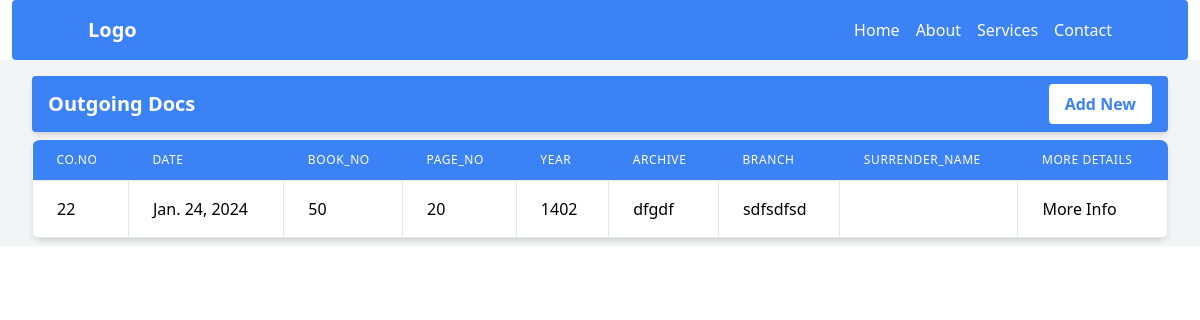
/records/outgoingDoc/, run on an earlier commit of the app's database.
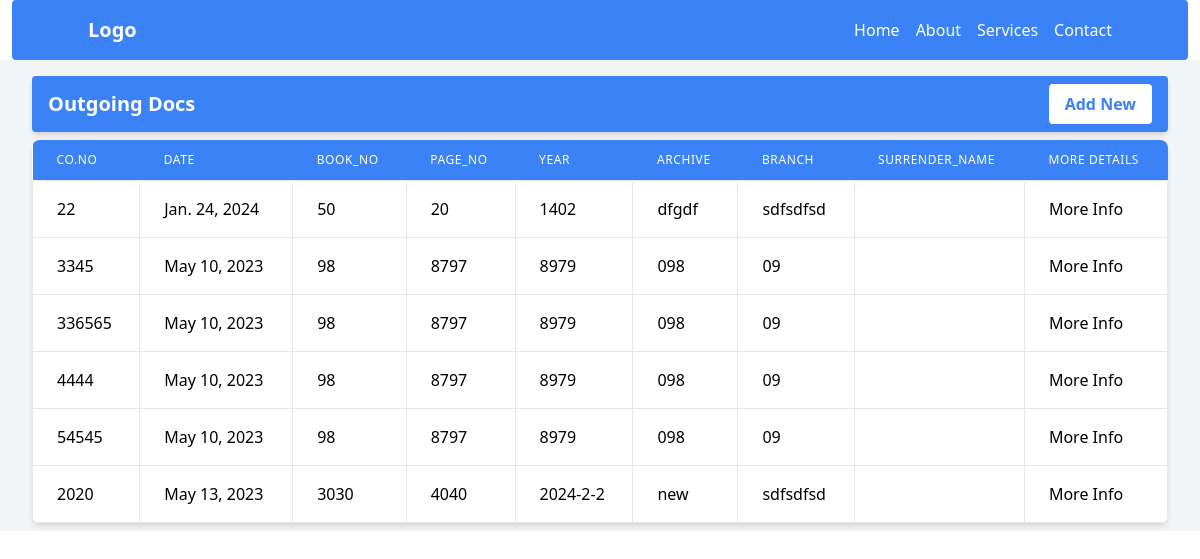
And on a later commit of the database.
### records/models.py (models this page shows, shortened)
class IncomingDoc(models.Model):
    continuos_number = models.IntegerField(unique=True)
    book_no = models.IntegerField()
    page_no = models.IntegerField()
    year    = models.CharField(max_length=20, null=True, blank=True)
    archive = models.CharField(max_length=200, null=True, blank=True)
    branch  = models.CharField(max_length=200, null=True, blank=True)
    date = models.DateField(null=True, blank= True)
    sender = models.CharField(max_length=200)
    receiver = models.CharField(max_length=200)
    number = models.IntegerField()
    Surrender_name =models.CharField(max_length=200)
    Surrender_date = models.DateField()
    register_number = models.IntegerField()
    image = models.ImageField(upload_to="records/incomingdocs/images", null=True, blank=True)
    remarks = models.TextField()

### records/views.py (the view)
# urls.py: path('outgoingDoc/', views.outgoingDoc, name='outgoingDoc'),
def outgoingDoc(request):
    outgoingDocs = IncomingDoc.objects.all()
    return render (request, 'records/outgoingDocs.html', {
        'outgoingDocs': outgoingDocs,
        })

### records/templates/records/outgoingDocs.html
{% extends 'base.html' %}
{% load static %}
{% block content %}
    <div class=" bg-gray-100 flex flex-col items-start justify-center py-2 px-8">
        <div class="p-4 py-2  my-2 rounded text-white bg-blue-500 flex justify-between items-center shadow-md overflow-hidden w-full">
            <h4 class="text-xl font-bold">Outgoing Docs</h4>
            <a href="{% url 'records:addOutgoingDoc' %}">
                <button class="bg-white text-blue-500 hover:text-white hover:bg-blue-700 font-bold px-4 py-2 rounded">Add New</button>
            </a>
        </div>
        <div class="bg-white shadow-md rounded-lg overflow-hidden w-full">
            <table class="min-w-full">
                <thead>
                    <tr>
                        <th class="px-6 py-3 bg-blue-500 text-left text-xs leading-4 font-medium text-white uppercase tracking-wider">Co.No</th>
                        <th class="px-6 py-3 bg-blue-500 text-left text-xs leading-4 font-medium text-white uppercase tracking-wider">Date</th>
                        <th class="px-6 py-3 bg-blue-500 text-left text-xs leading-4 font-medium text-white uppercase tracking-wider">Book_no</th>
                        <th class="px-6 py-3 bg-blue-500 text-left text-xs leading-4 font-medium text-white uppercase tracking-wider">Page_no</th>
                        <th class="px-6 py-3 bg-blue-500 text-left text-xs leading-4 font-medium text-white uppercase tracking-wider">Year</th>
                        <th class="px-6 py-3 bg-blue-500 text-left text-xs leading-4 font-medium text-white uppercase tracking-wider">Archive</th>
                        <th class="px-6 py-3 bg-blue-500 text-left text-xs leading-4 font-medium text-white uppercase tracking-wider">Branch</th>
                        <th class="px-6 py-3 bg-blue-500 text-left text-xs leading-4 font-medium text-white uppercase tracking-wider">Surrender_name</th>
                        <th class="px-6 py-3 bg-blue-500 text-left text-xs leading-4 font-medium text-white uppercase tracking-wider">More Details</th>
                    </tr>
                </thead>
                <tbody class="bg-white divide-y divide-gray-200">
                    {% for outgoingDoc in outgoingDocs %}
                        <tr class="hover:bg-blue-50">
                            <td class="px-6 py-4 whitespace-no-wrap border">{{outgoingDoc.continuos_number}}</td>
                            <td class="px-6 py-4 whitespace-no-wrap border">{{outgoingDoc.date}}</td>
                            <td class="px-6 py-4 whitespace-no-wrap border">{{outgoingDoc.book_no}}</td>
                            <td class="px-6 py-4 whitespace-no-wrap border">{{outgoingDoc.page_no}}</td>
                            <td class="px-6 py-4 whitespace-no-wrap border">{{outgoingDoc.year}}</td>
                            <td class="px-6 py-4 whitespace-no-wrap border">{{outgoingDoc.archive}}</td>
                            <td class="px-6 py-4 whitespace-no-wrap border">{{outgoingDoc.branch}}</td>
                            <td class="px-6 py-4 whitespace-no-wrap border">{{outgoingDoc.dossier_no}}</td>
                            <td class="px-6 py-4 whitespace-no-wrap border">
                                <a href="{% url 'records:OutgoingDocDetails' outgoingDoc.id %}" class="">
                                    More Info
                                </a>
                            </td>
                        </tr>
                    {% endfor %}
                </tbody>
            </table>
        </div>
    </div>
{% endblock %}

What changed in the data, as far as the page shows it:
added IncomingDoc: continuos_number "3345", date "May 10, 2023", book_no "98", page_no "8797", year "8979", archive "098", branch "09"
added IncomingDoc: continuos_number "336565", date "May 10, 2023", book_no "98", page_no "8797", year "8979", archive "098", branch "09"
added IncomingDoc: continuos_number "4444", date "May 10, 2023", book_no "98", page_no "8797", year "8979", archive "098", branch "09"
added IncomingDoc: continuos_number "54545", date "May 10, 2023", book_no "98", page_no "8797", year "8979", archive "098", branch "09"
added IncomingDoc: continuos_number "2020", date "May 13, 2023", book_no "3030", page_no "4040", year "2024-2-2", archive "new", branch "sdfsdfsd"
